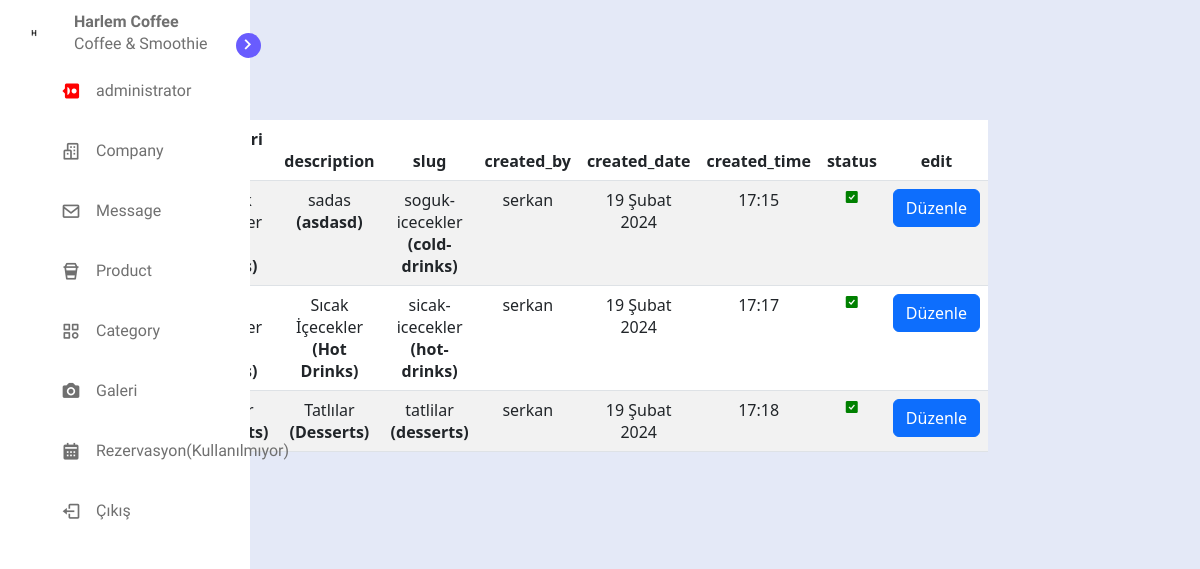
Page /kategori_listele (signed in) on the committed database.
### qrcafe/models.py (models this page shows, shortened)
class Category(models.Model):
    name = models.CharField(max_length=25)
    name_en = models.CharField(max_length=25)
    description = models.CharField(max_length=50, null=True, blank=True)
    description_en = models.CharField(max_length=50, null=True, blank=True)
    image = models.ImageField(upload_to='static/image/category_image', validators=[validate_image_dimensions])
    status = models.BooleanField(default=True)
    slug = models.SlugField(unique=True)
    slug_en = models.SlugField(unique=True)
    created_by = models.CharField(max_length=255,null=False,blank=False)
    created_date = models.DateField(auto_now_add=True)  # Sadece gün, ay ve yıl
    created_time = models.TimeField()  # Sadece saat ve dakika

### qrcafe/views.py (the view)
# urls.py: path('kategori_listele', views.list_category, name='kategori_listele'),
def list_category(request):
    if not request.user.is_authenticated:
        return redirect('index')
    categories = Category.objects.all()
    form = CategoryEditForm()
    context = {
        'form': form,
        'categories': categories,
    }
    return render(request, 'list_html/list_category.html', context)

### qrcafe/templates/list_html/list_category.html (shortened to what this page needs)
{% include "include_html/_navbar.html" %}
{% block content %}
<head>
</head>
<div class="content">
<div class="container">
   <div class="row">
      <div class="col-12">
         <table class="table table-striped">
            <thead>
               <tr>
                  <th scope="col">id</th>
                  <th scope="col">Kategori Adı</th>
                  <th scope="col">description</th>
                  <th scope="col">slug</th>
                  <th scope="col">created_by</th>
                  <th scope="col">created_date</th>
                  <th scope="col">created_time</th>
                  <th scope="col">status</th>
                  <th scope="col">edit</th>
               </tr>
            </thead>
            <tbody>
               {% for category in categories %}
               <tr>
                  <th scope="row">{{ category.id }}</th>
                  <td>
                     <span class="category-name">{{ category.name }}</span>
                     <span class="category-name_en">({{ category.name_en }})</span>
                  </td>
                  <td>
                     <span class="category-description">{{ category.description }}</span>
                     <span class="category-description_en">({{ category.description_en }})</span>
                  </td>
                  <td>
                     <span class="category-slug">{{ category.slug }}</span>
                     <span class="category-slug_en">({{ category.slug_en }})</span>
                  </td>
                  <td>
                     <span class="category-created_by">{{ category.created_by }}</span>
                  </td>
                  <td>
                     <span class="category-created_date">{{ category.created_date }}</span>
                  </td>
                  <td>
                     <span class="category-created_time">{{ category.created_time }}</span>
                  </td>
                  <td>
                     {% if category.status == True %}
                     <i class='bx bxs-check-square' ></i>
                     {% else %}
                     <i class='bx bxs-minus-circle'></i>
                     {% endif %}
                  </td>
                  <td>
                     <button type="button" class="btn btn-primary" data-bs-toggle="modal" data-bs-target="#categoryModal{{category.id}}">
                     Düzenle
                     </button>
                  </td>
               </tr>
               {% endfor %}
            </tbody>
         </table>
      </div>
   </div>
</div>
</div>
{% endblock content %}

### qrcafe/static/css/messages.css (style rules this page uses)
body { height: 100vh; background-color: var(--body-color); }
.content { width: calc(100% - 300px); margin-left: 300px; z-index: 1; }
.table { margin-top: 150px; text-align: center; }
.content { width: calc(100% - 300px); margin-left: 300px; z-index: 1; margin-top: 90px; }
.table { justify-content: center; margin-right: 200px; width: 90%; }

### qrcafe/templates/list_html/list_category.html (style rules this page uses)
.bxs-check-square { color:green; }
.table-striped td, .table-striped th { text-align: center; }

### rows in the picture
Category: description "sadas", description_en "asdasd", slug "soguk-icecekler", slug_en "cold-drinks", created_by "serkan", created_date "19 Şubat 2024", created_time "17:15", status True (drawn)
Category: description "Sıcak İçecekler", description_en "Hot Drinks", slug "sicak-icecekler", slug_en "hot-drinks", created_by "serkan", created_date "19 Şubat 2024", created_time "17:17", status True (drawn)
Category: description "Tatlılar", description_en "Desserts", slug "tatlilar", slug_en "desserts", created_by "serkan", created_date "19 Şubat 2024", created_time "17:18", status True (drawn)
